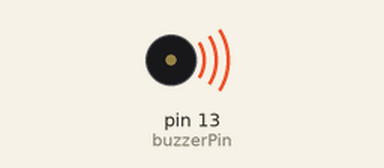
This sketch was run on a simulated Arduino Uno, built with avr-gcc and run on an emulated ATmega328P. Parts: buzzer (waves = sounding).

Above: at 0.2 s.
At 10.6 s:
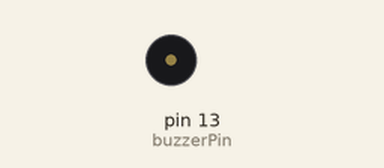
Timing chart, 0 to 20.8 s (numbered marks = the images above):
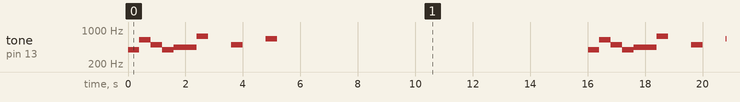

The sketch:

toneMelody_copy_20241018234412.ino
```cpp
int note[21][7]={                  /*标准频率对照表*/
    /*A-G大调降音*/
    {221,248,278,294,330,371,416},             //A大调
    {248,278,294,330,371,416,467},             //B大调
    {131,147,165,175,196,221,248},             //C大调
    {147,165,175,196,221,248,278},             //D大调
    {165,175,196,221,248,278,294},             //E大调
    {175,196,221,248,278,294,330},             //F大调
    {196,221,248,278,294,330,371},             //G大调
    /*A-G大调标准音*/
    {441,495,556,624,661,742,833},
    {495,556,624,661,742,833,935},
    {262,294,330,350,393,441,495},
    {294,330,350,393,441,495,556},
    {330,350,393,441,495,556,624},
    {350,393,441,495,556,624,661},
    {393,441,495,556,624,661,742},
    /*A-G大调升音*/
    {882,990,1112,1178,1322,1484,1665},
    {990,1112,1178,1322,1484,1665,1859},
    {525,589,661,700,786,882,990},
    {589,661,700,786,882,990,1112},
    {661,700,786,882,990,1112,1178},
    {700,786,882,990,1112,1178,1322},
    {786,882,990,1112,1178,1322,1484},

    };

int buzzerPin = 13;              /*蜂鸣器引脚位置*/
    int BPM = 400;                  /*一拍的时间*/
    int Scale = 4;                  /*设置大调，A-Z分别对应1-7*/
    float rate = 0.1;               /*发声时间占一拍时间的比率*/

    int pitch[] =
    {
    2, 6, 4, 8, 9, 9, 20
    };
    int rise[] =
    {
    1, 1, 1, 1, 1, 1, 1, 1, 1, 1, 1, 1, 1, 1, 1, 1, 1, 1, 1, 1, 1, 1, 1, 1, 1, 1, 1, 1, 1, 1, 1, 1, 1, 1, 1, 1,
    };
    float mlength[] =
    {
    1.000, 1.000, 1.000, 1.000, 1.000, 1.000, 1.000, 1.000, 1.000, 1.000, 2.000, 1.000, 1.000, 2.000, 0.500, 0.500, 0.500, 0.500, 1.000, 1.000, 1.000, 3.000, 1.000, 1.000, 1.000, 1.000, 1.000, 1.000, 1.000, 1.000, 1.000, 1.000, 2.000, 1.000, 1.000, 2.000,
    };

void setup() {
      pinMode(buzzerPin,OUTPUT);

    }

    void loop() {
      int i;
      int Frequency;
      int toneTime,notoneTime;

      for(i = 0;i < sizeof(note) / sizeof(int);i++)
      {
        if(pitch[i] != 0)
        {
          Frequency = note[Scale + rise[i] * 7 ][pitch[i]];

          toneTime = mlength[i] * BPM * rate;
          notoneTime = mlength[i] * BPM - toneTime;

          tone(buzzerPin,Frequency);
          delay(toneTime);
          delay(notoneTime);
          noTone(buzzerPin);
        }

        else delay(BPM * mlength[i]);
      }
    }
```

Measured:
- by itself, tone on pin 13 (buzzerPin): repeats every 16.0 s: 624 Hz 0.40 s, 495 Hz 0.40 s, 393 Hz 0.40 s, 441 Hz 0.80 s, 742 Hz 0.40 s, silent 0.80 s, 495 Hz 0.40 s, silent 0.80 s, 661 Hz 0.40 s, silent 10.8 s, 393 Hz 0.40 s
